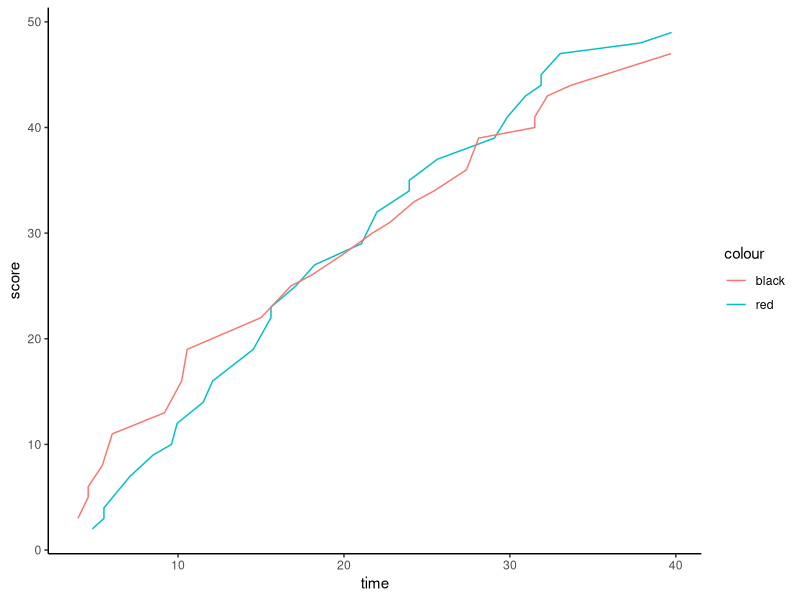

Recreate this plot in R. (Note: this script raises an error after producing the figure.)
#Elias Issa Exercise10

#Set Working Directory
setwd("/Users/elias/Downloads/Exercise10")
#Initialize ggplot2
library(ggplot2)
#Question 1
#import data
data <- read.table("UWvMSU_1-22-13.txt", header= T, sep = "\t", stringsAsFactors=FALSE)
#subset of MSU score
MSU<-subset(data,team == "MSU")
#subset of MSU cumulative score
MSU_cum<-subset(data,team == "MSU")
#subset of UW
UW<-subset(data,team == "UW")
#subset of UW cumulative score
UW_cum<-subset(data,team == "UW")
#adds the previous cumulative score to the point total of the next score for UW
for(i in 2:nrow(UW)){
  UW_cum$score[i] <-UW_cum$score[i-1]+UW$score[i]
}

#adds the previous cumulative score to the point total of the next score for MSU

for(i in 2:nrow(MSU)){
  MSU_cum$score[i] <-MSU_cum$score[i-1]+MSU$score[i]
}

#Plot of both cumulative data vs time with different colors
ggplot() + geom_line(data= MSU_cum, aes(x=time, y= score,color="red")) + geom_line(data= UW_cum, aes(x=time, y= score,color="black")) +theme_classic()

  #Question 2
#uses a function to make the game easily replayable by putting it in a single function
guessmynumber<- function(){

#generates a random target
target <- sample(1:100,1)

#tells player the game
print("I'm thinking of a number 1-100...")
for (i in 1:10){
  #loops through function 10 times to limit guesses to 10
  guess<-readline(prompt <-"Guess:")
  guess<-as.integer(guess)
  if(guess>target){
    print("Lower")
  }else if(guess<target){
    print("Higher")
  }else if (guess==target){
    print("Correct!")
    break
  }else{break}
}}

#Calls the function guess my number to play the game
guessmynumber()
